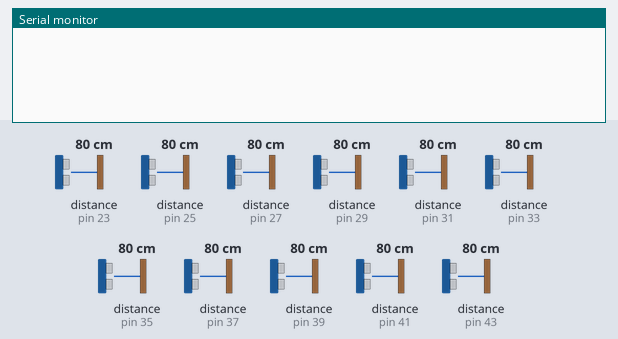
Bench run of a sketch on a simulated Arduino Mega 2560, built with avr-gcc and run on an emulated ATmega2560. Parts: the last lines printed to the serial monitor. Wiring (inferred from the names in the program): 10 × ultrasonic range finder: trigger pin 22, echo pin 23 / trigger pin 24, echo pin 25 / trigger pin 26, echo pin 27 / trigger pin 28, echo pin 29 / trigger pin 30, echo pin 31 / trigger pin 32, echo pin 33 / trigger pin 34, echo pin 35 / trigger pin 36, echo pin 37 / trigger pin 38, echo pin 39 / trigger pin 40, echo pin 41. Inputs (shaded band) come from the test bench; at power-on: distance to the obstacle (sensors on pin 23, pin 25, pin 29, pin 27, pin 31, pin 33, pin 35, pin 37, pin 39, pin 41, pin 43) 80 cm. The echo pulse lasts 58.3 µs per cm.

Above: at 1.2 s.
1.3 s: distance to the obstacle (sensor on pin 23) set to 56 cm
2.8 s: distance to the obstacle (sensor on pin 23) set to 48 cm
At 2.88 s:
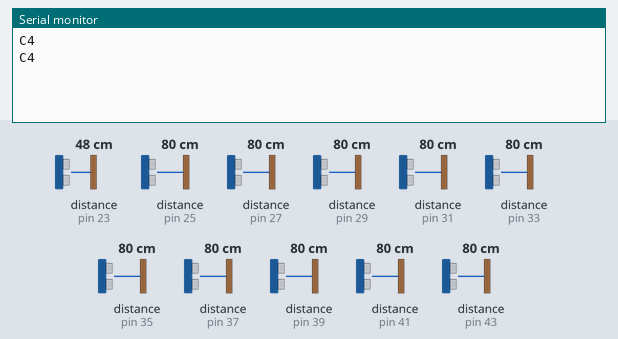
4.7 s: distance to the obstacle (sensor on pin 25) set to 55 cm
At 4.75 s:
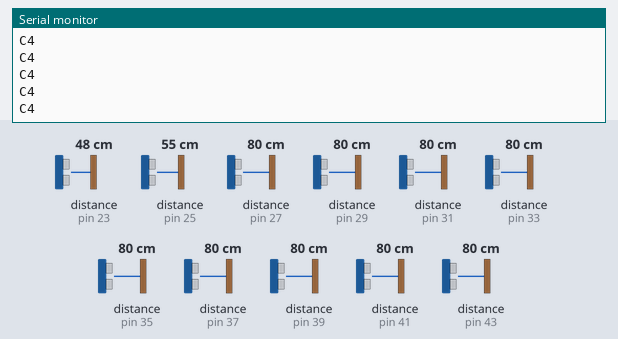
6.2 s: distance to the obstacle (sensor on pin 25) set to 47 cm
At 6.25 s:
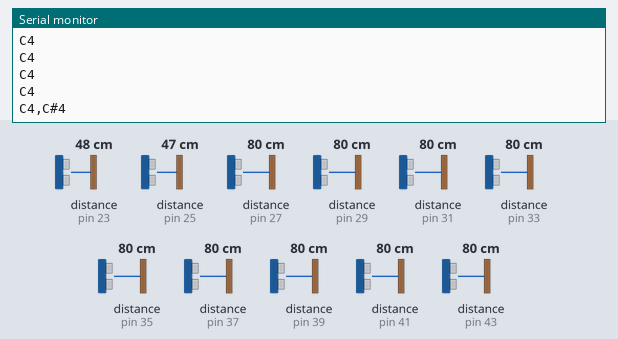
10.0 s: distance to the obstacle (sensor on pin 29) set to 54 cm
At 10.03 s:
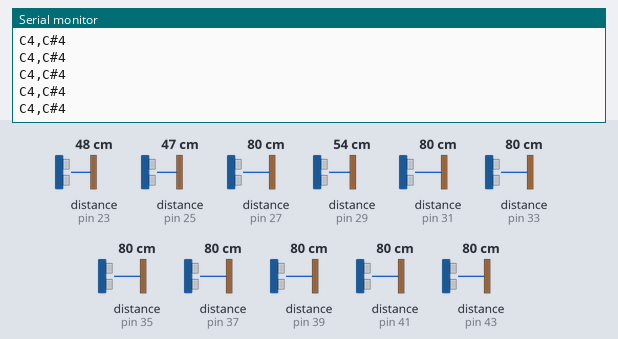
11.5 s: distance to the obstacle (sensor on pin 29) set to 45 cm
At 11.53 s:
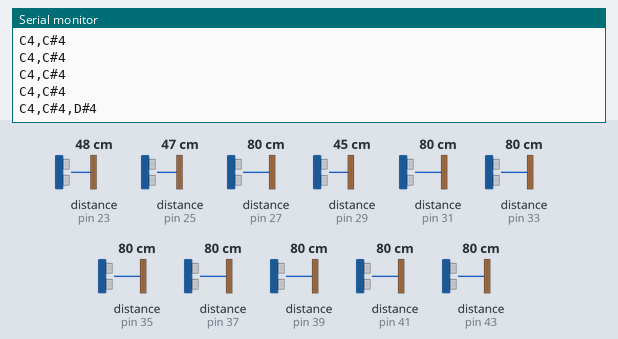

The sketch:

sketch_mar19a.ino
```cpp
#define NUM_SENSORS 11
const int trigPins[NUM_SENSORS] = {22, 24, 26, 28, 30, 32, 34, 36, 38, 40, 42};
const int echoPins[NUM_SENSORS] = {23, 25, 27, 29, 31, 33, 35, 37, 39, 41, 43};

// Corrected note order
const char* notes[NUM_SENSORS] = {"C4", "C#4", "D4", "D#4", "E4", "F4", "F#4", "G4", "A4", "A#4", "B4"};

void setup() {
    Serial.begin(250000);  // Super fast baud rate
    for (int i = 0; i < NUM_SENSORS; i++) {
        pinMode(trigPins[i], OUTPUT);
        pinMode(echoPins[i], INPUT);
    }
}

void loop() {
    bool noteTriggered = false;

    for (int i = 0; i < NUM_SENSORS; i++) {
        digitalWrite(trigPins[i], LOW);
        delayMicroseconds(2);
        digitalWrite(trigPins[i], HIGH);
        delayMicroseconds(10);
        digitalWrite(trigPins[i], LOW);

        long duration = pulseIn(echoPins[i], HIGH, 25000); // Timeout to prevent lockup
        int distance = duration * 0.034 / 2;  // Convert time to cm

        if (distance > 0 && distance < 50) {  // Object within 50cm
            if (noteTriggered) Serial.print(",");  // Separate multiple notes
            Serial.print(notes[i]);
            noteTriggered = true;
        }
    }

    if (noteTriggered) Serial.println();  // Print only if notes are detected
}
```

Measured:
- the behaviour switches between 51 and 50 cm on distance to the obstacle (sensor on pin 23) (found by bisection; images 0 and 1)
- the behaviour switches between 51 and 50 cm on distance to the obstacle (sensor on pin 25) (found by bisection; images 2 and 3)
- the behaviour switches between 51 and 50 cm on distance to the obstacle (sensor on pin 29) (found by bisection; images 4 and 5)
- after the input at 2.8 s, the serial monitor: prints a new line at once (image 1)
- after the input at 6.2 s, the serial monitor: prints a new line at once (image 3)
- after the input at 11.5 s, the serial monitor: prints a new line at once (image 5)
